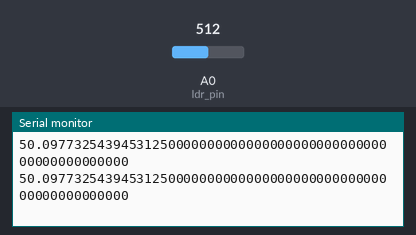
Recording of a sketch running on a simulated Arduino Uno, built with avr-gcc and run on an emulated ATmega328P. Shown: the last lines printed to the serial monitor. The inputs (shaded band) are chosen by the test bench; at power-on: A0 (ldr_pin) = 512.

Above: at 5.8 s.
5.9 s: A0 (ldr_pin) set to 716
At 10.5 s:
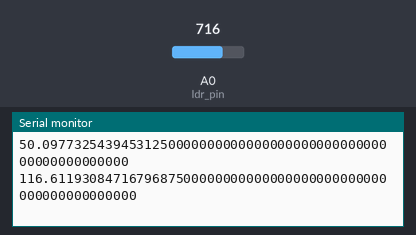
11.9 s: A0 (ldr_pin) set to 900
At 15.8 s:
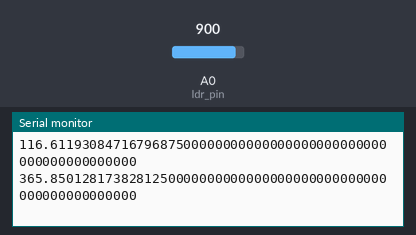
Timing chart, 0 to 17.3 s (numbered marks = the images above; inputs shaded):
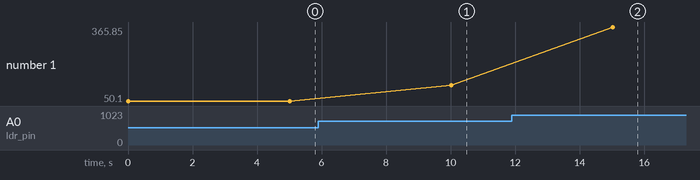

The sketch:

codigoprofessor.ino
```cpp
int ldr_pin = A0; // pino analógico onde o LDR está ligado

int ldr_read = 0; // variável para armazenar a leitura

float vin = 5.00; // tensão de alimentação do circuito (5V do Arduino)

float valor_ADC = 0.00488758; // valor de 1 unidade do conversor ADC (~5V/1023)
float r_ohms = 10000; // resistor fixo de 10kΩ


void setup() {

  Serial.begin(9600);

}


void loop() {

  if(isnan(ldr_read)){

    Serial.println("Erro ao ler o sensor");

  }

  else{

    ldr_read = analogRead(ldr_pin); // converte a tensão entre 0 e 5V para um número de 0 a 1023.

    float vout = valor_ADC * ldr_read; // converte o valor ADC/lido para volts

    float res_ldr = (r_ohms * (vin - vout))/vout; // resistência atual do LDR

    float lux = 500/(res_ldr/1000); // estima a iluminação em lux


    Serial.println(lux, ";"); // printa o valor em lux para ser recebido na API

    delay(5000); // Delay de 5 segundos


    // if(ldr_read > 750){

    //   Serial.print(ldr_read);

    //   Serial.print(" Vout: ");

    //   Serial.print(vout);

    //   Serial.print(" R_ldr: ");

    //   Serial.print(res_ldr);

    //   Serial.print(" Lux: ");

    //   Serial.print(lux);

    //   Serial.println(" Claro");

    // }

    // else{

    //   Serial.print(ldr_read);

    //   Serial.print(" Vout: ");

    //   Serial.print(vout);

    //   Serial.print(" R_ldr: ");

    //   Serial.print(res_ldr);

    //   Serial.print(" Lux: ");

    //   Serial.print(lux);

    //   Serial.println(" Escuro");

    // }

  }

}
```

Measured:
- after the input at 5.9 s, the serial monitor: prints a new line after 4.1 s (image 1)
- after the input at 11.9 s, the serial monitor: prints a new line after 3.1 s (image 2)
- plotted number 1: 50.1 → 116.61 after the input at 5.9 s, 116.61 → 365.85 after the input at 11.9 s
